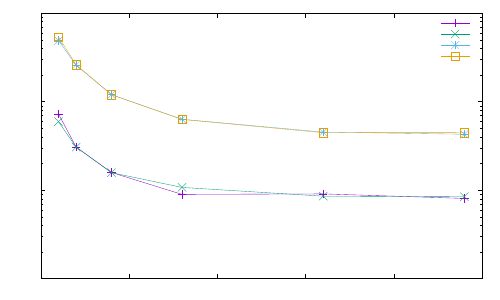

Source code (gnuplot):
set terminal cairolatex color
set output 'group003-gnuplottex-fig5.tex'
set logscale y
set yr[1.0:100]
plot "./benchmarking/blocked/strong/p025strong.txt" u 1:2 t 'Blocked p = 0.025' w lp, \
"./benchmarking/blocked/strong/p05strong.txt" u 1:2 t 'Blocked p = 0.050' w lp, \
"./benchmarking/vectorized/strong/p025strong.txt" u 1:2 t 'Initial p = 0.025' w lp, \
"./benchmarking/vectorized/strong/p05strong.txt" u 1:2 t 'Initial p = 0.050' w lp
